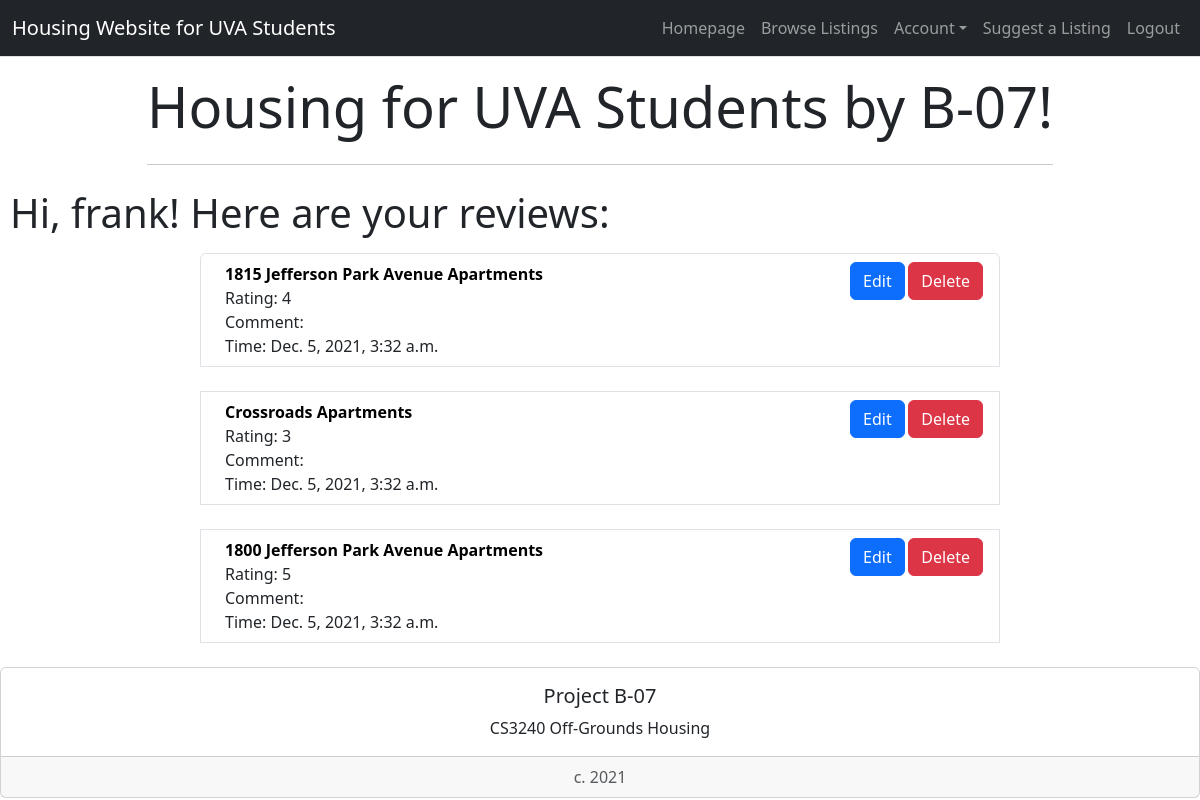
Page /housing/manage_reviews/ (signed in) on the earlier database version.
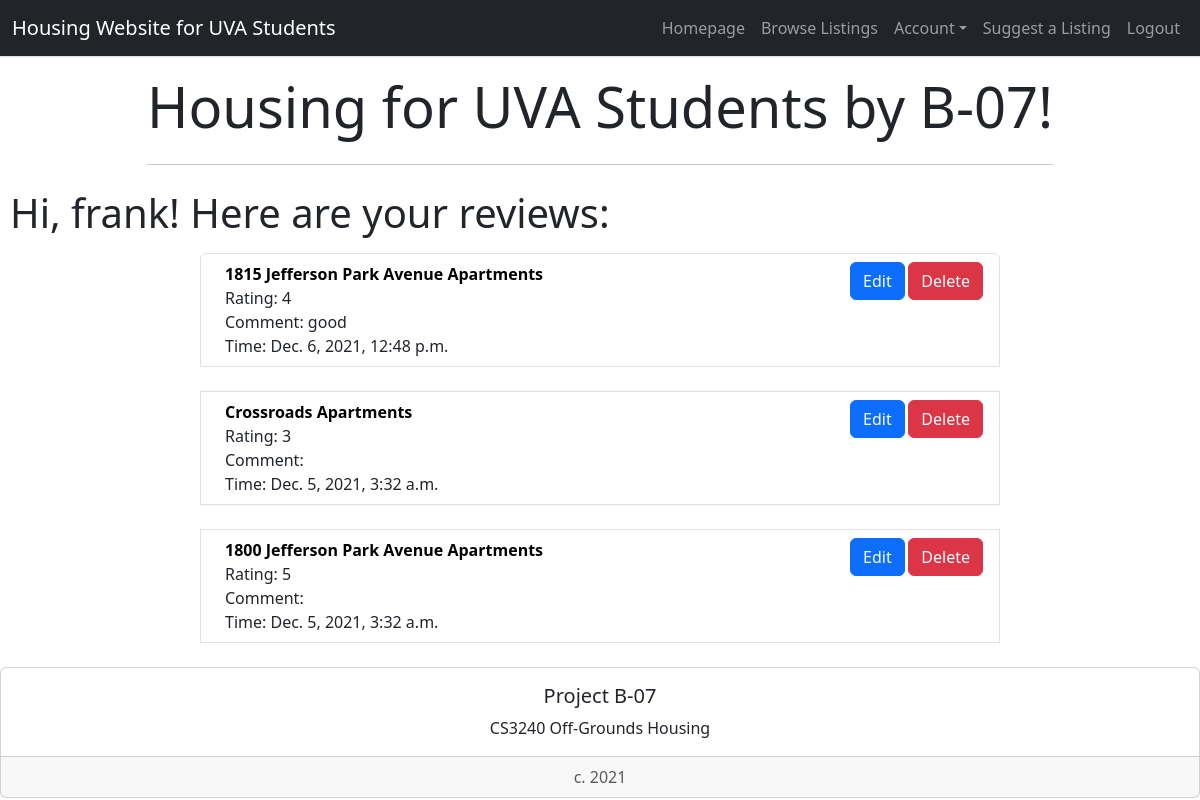
Same page on the later database version.
### housing/models.py (models this page shows, shortened)
class Review(models.Model):
    house = models.ForeignKey(StudentHousing, on_delete=models.CASCADE)
    rating = models.IntegerField(default=0)
    comment = models.TextField(max_length=200, default="")
    pub_date = models.DateTimeField('date published')

class StudentHousing(models.Model):
    name = models.CharField(max_length=200)
    distToGrounds = models.FloatField(default=0)
    parking = models.BooleanField()
    minCost = models.IntegerField(default=0)
    maxCost = models.IntegerField(default=0)
    location = models.TextField(max_length=200, null=True)
    landlordEmail = models.CharField(max_length=200, null=True)
    landlordPhone = models.CharField(max_length=200, null=True)
    amenities = models.TextField(max_length=200, null=True)
    deadline = models.CharField(max_length=200, null=True)
    averageRating = models.FloatField(default=0)
    address = models.TextField(max_length=200, null=True)
    image = models.ImageField(blank=True, null=True) #makes it optional to include an image
    lat = models.FloatField(blank=True, null=True) #leave blank
    long = models.FloatField(blank=True, null=True) #leave blank
    def __str__(self):
        return self.name

### housing/views.py (the view)
# urls.py: path('manage_reviews/', views.user_review_list, name='review_list'),
def user_review_list(request):
    review_list = Review.objects.filter(id__in=UserProfile.objects.get(email=request.user.email).userreview_set.values_list('review_id', flat=True))
    context = {'review_list': review_list}
    return render(request, 'housing/userReviewList.html', context)

### housing/templates/housing/userReviewList.html (shortened to what this page needs)
<!doctype html>
{% load bootstrap5 %}
{% bootstrap_css %}
{% load socialaccount %}
<nav class="navbar navbar-expand-lg navbar-dark bg-dark border-bottom box-shadow mb-3">
    <div class="container-fluid">
        <a class="navbar-brand">Housing Website for UVA Students</a>
        <div class="collapse navbar-collapse justify-content-end" id="navbarNav">
            <ul class="navbar-nav">
                <li class="nav-item">
                    <a class="nav-link" href="{% url 'index' %}">Homepage</a>
                </li>
                <li class="nav-item">
                    <a class="nav-link" href="{% url 'housing:studentHousingList' %}">Browse Listings</a>
                </li>
                {% if user.is_authenticated %}
                <li class="nav-item dropdown">
                    <a class="nav-link dropdown-toggle" data-bs-toggle="dropdown" href="#" role="button" id="dropdownMenuLink" aria-haspopup="true" aria-expanded="false">Account</a>
                </li>
                <li class="nav-item">
                    <a class="nav-link" href="{% url 'housing:submission' %}">Suggest a Listing</a>
                </li>
                <li class="nav-item">
                    <a class="nav-link" href="{% url 'housing:logout' %}">Logout</a>
                </li>
                {% else %}
                <li class="nav-item">
                    <a class="nav-link" href="{% provider_login_url 'google' %}">Login</a>
                </li>
                {% endif %}
            </ul>
        </div>
    </div>
</nav>
<div class="container">
    <div class="col d-flex justify-content-center">
        <div class="jumbotron">
            <h1 class="display-4">Housing for UVA Students by B-07!</h1>
            <hr class="my-4">
        </div>
    </div>
</div>
{% if user.is_authenticated %}
<div style="font-size:120%">
    <p class="font-weight-bold display-6" style="margin-left: 10px">Hi, {{ user.username }}! Here are your reviews:</p>
</div>
{% endif %}
{% if review_list %}
    <ol class="list-group col-md-8 offset-md-2">
    {% for review in review_list %}
        <li class="list-group-item d-flex justify-content-between align-items-start">
            <div class="ms-2 me-auto">
                <div class="fw-bold"><a style="text-decoration:none; color:black;" href="{% url 'housing:detail' review.house.id %}">{{ review.house }}</a></div>
                Rating: {{ review.rating }}<br>
                Comment: {{ review.comment }}<br>
                Time: {{ review.pub_date }}
            </div>
            <small><a class="btn btn-primary" href="{% url 'housing:review_edit' review.id %}">Edit</a> <a class="btn btn-danger" href="{% url 'housing:review_delete' review.id review.house.id%}">Delete</a></small>
        </li>
        <br>
    {% endfor %}
    </ol>
{% else %}
    <p>No reviews available.</p>
{% endif %}
<div style="bottom:0; width:100%" class="card text-center">
    <div class="card-body">
        <h5 class="card-title">Project B-07</h5>
        <p class="card-text">CS3240 Off-Grounds Housing</p>
    </div>
    <div class="card-footer text-muted">
        c. 2021
    </div>
</div>

Differences in the rows shown:
changed Review "1815 Jefferson Park Avenue Apartments": comment (not shown) → "good"; pub_date "Dec. 5, 2021, 3:32 a.m." → "Dec. 6, 2021, 12:48 p.m."
